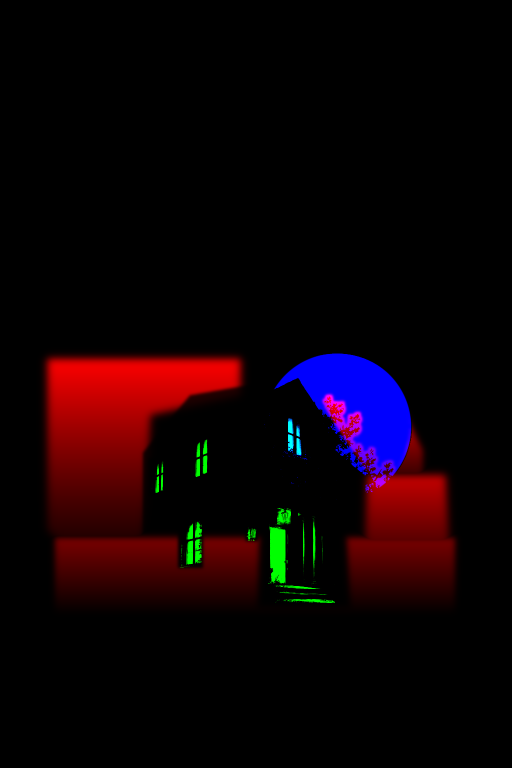
#> input picture projects/halloween-house-live-poster/assets/masks1.png, 1024 x 1536 px (shown at 1/2 size)
$ python build_masks.py ../assets/masks1.png out.png
#> lines starting #> are read from the running program, lines starting #| are printed output that depends on the picture; after the words box and inside, x2 and y2 are one past the last pixel; in counts of white or black regions, pixels touching at a corner belong together
"""Builds the effect masks and tileable noise used by the live poster shader.

All coordinates are in source-poster pixels (1024 x 1536).

masks1.png  R = foliage sway weight (already scaled by branch height)
            G = emissive light sources (windows, lamps, door, steps)
            B = moon disc (excluding the silhouettes in front of it)
masks2.png  R = "HOUSE" lettering
            G = soft bloom around the emissive lights
            B = cream lettering (title, tagline, date)
masks3.png  R = soft glow around "HOUSE"
            G = soft glow around the cream lettering
            B = illustrated scene area (what a lightning flash lights up)
masks4.png  R = "HALLOWEEN" region, G = "HOUSE" region, B = the three small lines
letters.png 1024 x 8 lookup, one row per text line: R = global letter index of
            each column, G = 255 where the line has a letter
letters.json  the text lines, their rows and letter ranges, for the animation
noise.png   three channels of tileable fBm noise (period = texture size)
"""
import json
import sys
from pathlib import Path

import numpy as np
from PIL import Image, ImageDraw
from scipy import ndimage

SRC = Path(sys.argv[1])
OUT = Path(sys.argv[2])
OUT.mkdir(parents=True, exist_ok=True)

img = np.asarray(Image.open(SRC).convert("RGB")).astype(np.float32)
H, W, _ = img.shape
#> H = 1536; W = 1024
R, G, B = img[..., 0], img[..., 1], img[..., 2]
lum = 0.2126 * R + 0.7152 * G + 0.0722 * B
yy, xx = np.mgrid[0:H, 0:W].astype(np.float32)

MOON_C = (674.5, 853.4)
MOON_R = 147.1


def smoothstep(e0, e1, x):
    t = np.clip((x - e0) / (e1 - e0), 0, 1)
    return t * t * (3 - 2 * t)


def poly(points, blur=0.0):
    m = Image.new("L", (W, H), 0)
    ImageDraw.Draw(m).polygon(points, fill=255)
    a = np.asarray(m).astype(np.float32) / 255
    return ndimage.gaussian_filter(a, blur) if blur else a


def rect(x0, y0, x1, y1, pad=0):
    a = np.zeros((H, W), np.float32)
    a[max(0, y0 - pad):y1 + pad, max(0, x0 - pad):x1 + pad] = 1
    return a


# --- moon -------------------------------------------------------------------
dist = np.hypot(xx - MOON_C[0], yy - MOON_C[1])
disc = smoothstep(MOON_R + 1.5, MOON_R - 1.0, dist)
moon = disc * smoothstep(45, 115, R)

# --- emissive lights ---------------------------------------------------------
light_boxes = [
    (300, 918, 328, 988),    # small left window
    (378, 876, 416, 954),    # middle-left window
    (573, 834, 604, 908),    # gable window
    (358, 1038, 404, 1134),  # lower-left window
    (493, 1050, 514, 1080),  # wall lantern
    (556, 1018, 580, 1048),  # porch lantern
    (538, 1050, 575, 1166),  # open door
    (548, 1166, 668, 1204),  # lit steps
    (598, 1026, 646, 1172),  # porch columns catching light
]
boxes = np.zeros((H, W), np.float32)
for b in light_boxes:
    boxes = np.maximum(boxes, rect(*b, pad=2))
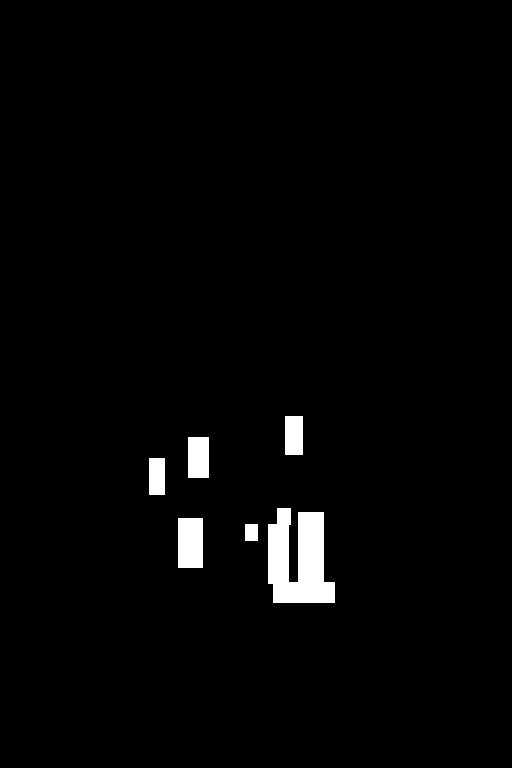
#> boxes: shape (1536, 1024) float32 (shown at 1/2 size); values 0 (black) and 1 (white), 2.1% white; 6 white regions, box (x1, y1, x2, y2) and area: (536, 1016, 670, 1206) 18190, (356, 1036, 406, 1136) 5000, (376, 874, 418, 956) 3444, (571, 832, 606, 910) 2730, (298, 916, 330, 990) 2368, (491, 1048, 516, 1082) 850
warm = smoothstep(55, 150, R) * smoothstep(1.15, 1.6, R / (G + 1))
bright = smoothstep(150, 220, lum)
emissive = boxes * np.maximum(warm, bright)

bloom = ndimage.gaussian_filter(emissive * (0.5 + R / 510), 14)
bloom /= bloom.max()
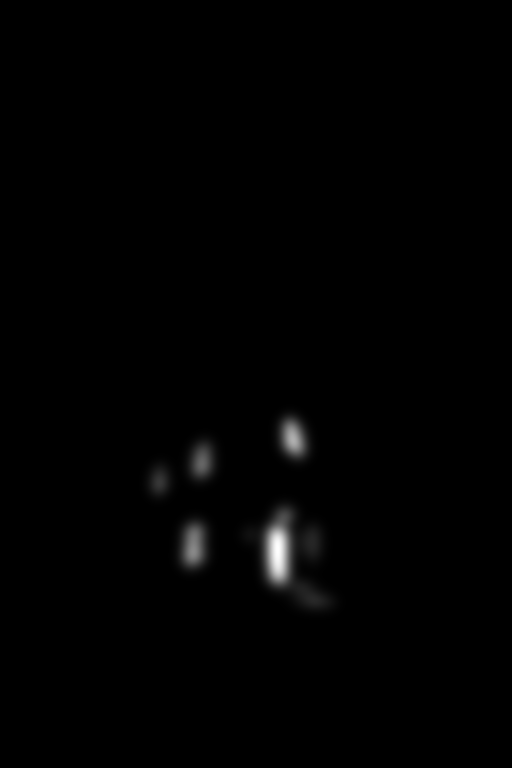
#> bloom: shape (1536, 1024) float32 (shown at 1/2 size); min 0, max 1, mean 0.0066

# --- foliage sway --------------------------------------------------------------
house = poly([(286, 1180), (286, 905), (380, 790), (600, 752), (750, 985),
              (750, 1180)], blur=3)
#> in poly, `m = Image.new("L", (W, H), 0)`: m: PIL image 1024x1536 L; every value is 0
#> in poly, `ImageDraw.Draw(m).polygon(points, fill=255)`: m: PIL image 1024x1536 L; 10.7% white; 1 white region, box (x1, y1, x2, y2) and area: (286, 752, 751, 1181) 168621
#> in poly (call 2), `ImageDraw.Draw(m).polygon(points, fill=255)`: m: PIL image 1024x1536 L; 6.5% white; 1 white region, box (x1, y1, x2, y2) and area: (95, 718, 481, 1186) 101743
windows = ndimage.gaussian_filter(np.clip(boxes, 0, 1), 3)


def height(y0, y1, power=1.4):
#> called with y0 = 1185, y1 = 720, power = 1.4
    return np.clip((y0 - yy) / (y0 - y1), 0, 1) ** power
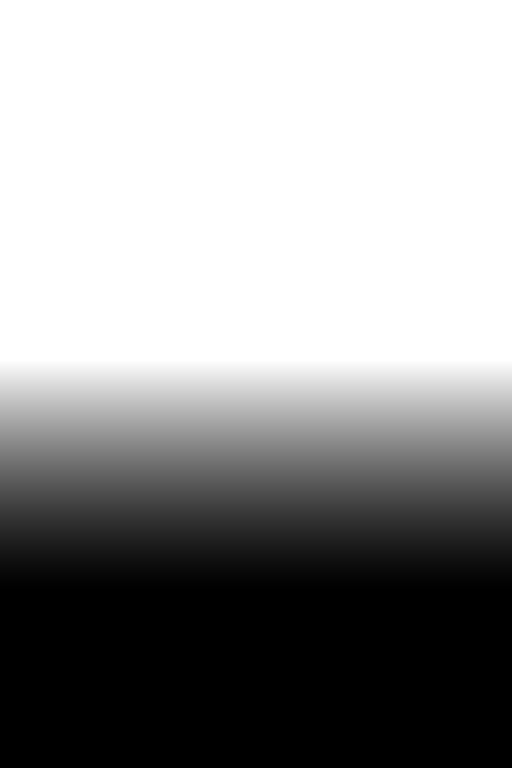
#> returned value: shape (1536, 1024) float32 (shown at 1/2 size); min 0, max 1, mean 0.595


left_tree = poly([(95, 718), (480, 718), (480, 790), (300, 830), (292, 1000),
                  (275, 1185), (215, 1185), (95, 1060)], blur=8) * height(1185, 720)
roof_x = 600 + 0.665 * (yy - 757)  # right roof slope, peak (600,757) to eave
right_of_roof = smoothstep(4, 14, xx - roof_x)
right_foliage = poly([(630, 770), (780, 770), (845, 900), (845, 1005), (735, 1005)],
                     blur=6) * right_of_roof * np.clip((1010 - yy) / 210, 0.15, 1) ** 1.2
#> in poly (call 3), `ImageDraw.Draw(m).polygon(points, fill=255)`: m: PIL image 1024x1536 L; 2.2% white; 1 white region, box (x1, y1, x2, y2) and area: (630, 770, 846, 1006) 34296
# Over the moon only pixels near a leaf may move, otherwise the craters wobble.
leaves = disc * smoothstep(110, 50, R)
#> in smoothstep (call 7), `t = np.clip((x - e0) / (e1 - e0), 0, 1)`:
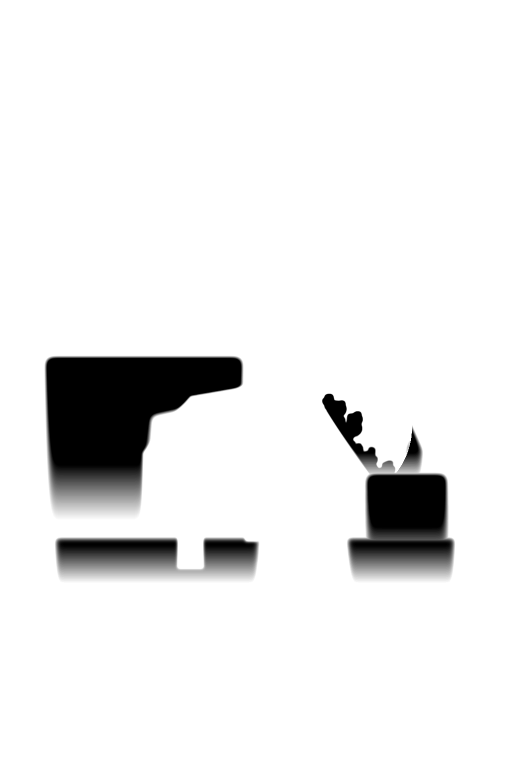
#> t: shape (1536, 1024) float32 (shown at 1/2 size); min 0, max 1, mean 0.922
near_leaf = ndimage.gaussian_filter(ndimage.maximum_filter(leaves, size=9), 2.5)
right_foliage *= np.where(dist < MOON_R + 2, np.clip(near_leaf * 1.4, 0, 1), 1)
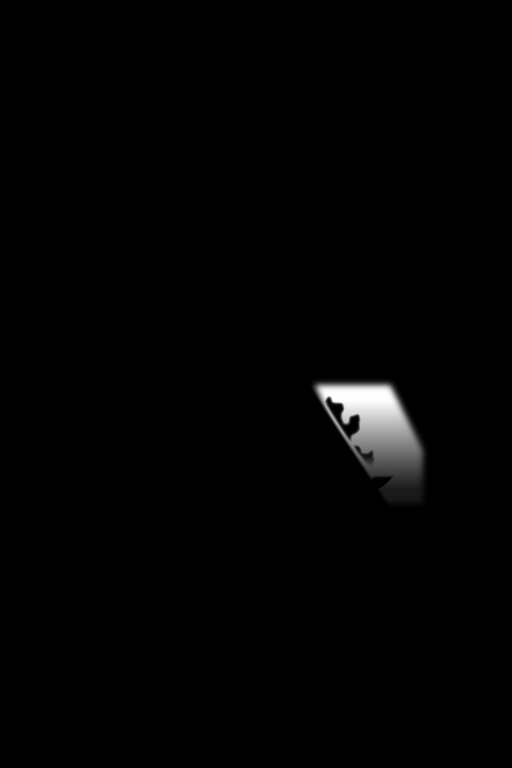
#> right_foliage: shape (1536, 1024) float32 (shown at 1/2 size); min 0, max 1, mean 0.0104
right_bush = poly([(735, 950), (890, 950), (905, 1215), (725, 1215)], blur=8) \
    * height(1215, 960, 1.2) * 0.75
#> in poly (call 4), `ImageDraw.Draw(m).polygon(points, fill=255)`: m: PIL image 1024x1536 L; 2.8% white; 1 white region, box (x1, y1, x2, y2) and area: (725, 950, 906, 1216) 44821
#> call 2 of height, with y0 = 1215, y1 = 960, power = 1.2
#> in height (call 2), `return np.clip((y0 - yy) / (y0 - y1), 0, 1) ** power`:
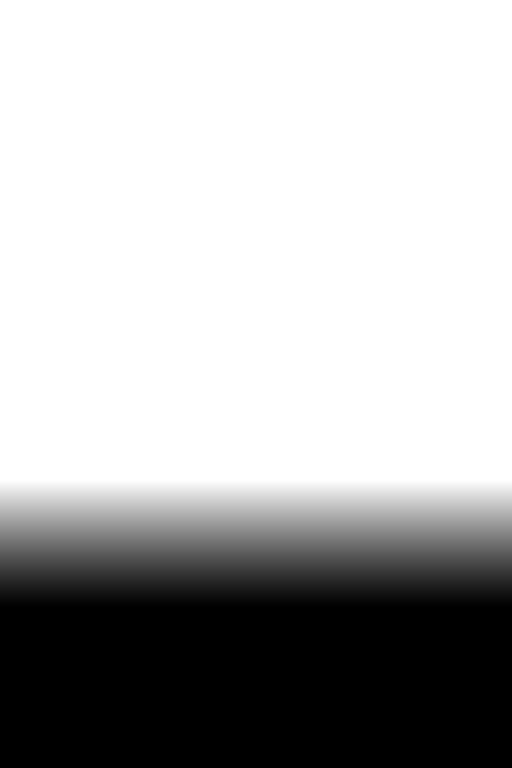
#> returned value: shape (1536, 1024) float32 (shown at 1/2 size); min 0, max 1, mean 0.701
porch = poly([(520, 1030), (690, 1030), (700, 1215), (515, 1215)], blur=6)
#> in poly (call 5), `ImageDraw.Draw(m).polygon(points, fill=255)`: m: PIL image 1024x1536 L; 2.1% white; 1 white region, box (x1, y1, x2, y2) and area: (515, 1030, 701, 1216) 33201
shrubs = rect(110, 1075, 910, 1228) * height(1228, 1085, 1.0) * 0.45
shrubs = ndimage.gaussian_filter(shrubs, 6) * (1 - porch)
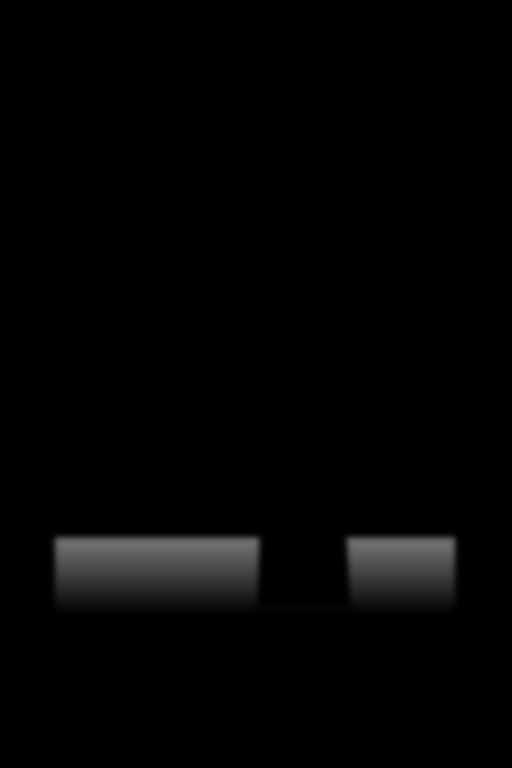
#> shrubs: shape (1536, 1024) float32 (shown at 1/2 size); min 0, max 0.431, mean 0.0146

sway = np.maximum.reduce([left_tree * (1 - 0.85 * house), right_foliage, right_bush,
                          shrubs])
sway = np.clip(sway * (1 - windows), 0, 1)

# --- lettering -----------------------------------------------------------------
house_text = rect(270, 505, 775, 702) * smoothstep(90, 150, R) \
    * smoothstep(1.4, 1.9, R / (G + 1))
cream = (rect(115, 215, 910, 655) + rect(240, 1258, 790, 1300)
         + rect(300, 1360, 730, 1402)).clip(0, 1) * smoothstep(110, 170, lum) \
    * smoothstep(1.6, 1.25, R / (G + 1))


def save(name, chans):
    arr = np.stack([np.clip(c, 0, 1) for c in chans], -1)
    Image.fromarray((arr * 255 + 0.5).astype(np.uint8)).save(OUT / name)


save("masks1.png", [sway, emissive, moon])
save("masks2.png", [house_text, bloom, cream])

house_glow = ndimage.gaussian_filter(house_text, 10)
cream_glow = ndimage.gaussian_filter(cream, 8)
scene = ndimage.gaussian_filter(rect(60, 705, 965, 1240), 18)
save("masks3.png", [house_glow / house_glow.max(), cream_glow / cream_glow.max(), scene])


# --- per-letter lookup for the text animation -----------------------------------
# Lines whose letters are spaced apart are split on empty columns; the two
# display words have touching serifs, so their splits were placed by eye.
LINES = [
    # name, row, y range, mask, explicit splits (None = split on gaps)
    ("trick", 0, (215, 270), "cream", None),
    ("halloween", 1, (272, 655), "cream", [257, 335, 401, 462, 540, 650, 724, 798]),
    ("house", 2, (500, 705), "orange", [388, 487, 581, 676]),
    ("invite", 3, (1262, 1300), "cream", None),
    ("date", 4, (1365, 1400), "cream", None),
]
binary = {"cream": (lum > 90) & (R / (G + 1) < 1.45), "orange": (R > 90) & (R / (G + 1) > 1.5)}
lookup = np.zeros((8, W, 3), np.uint8)
regions = {}
bands = {}
meta = []
index = 0
for name, row, (y0, y1), kind, cuts in LINES:
    band = np.zeros((H, W), bool)
    band[y0:y1] = binary[kind][y0:y1]
    if name == "house":
        band[:, :270] = band[:, 770:] = False
    cols = np.nonzero(band.any(0))[0]
#> (the run stopped early here; a loop or call above may not have finished)
